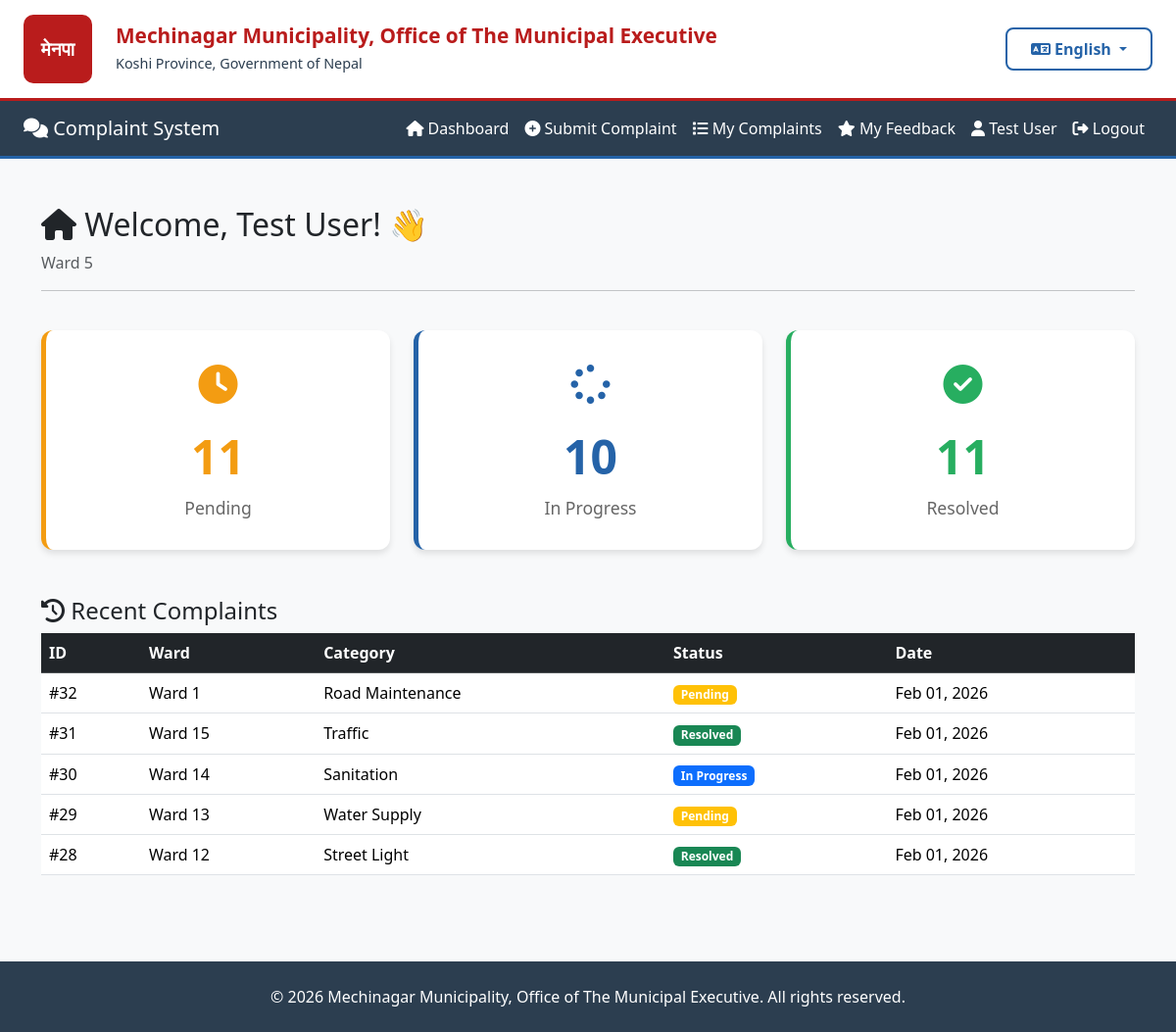
Screenshot of /accounts/dashboard/ (signed in) with the database file from the repository.
### accounts/models.py (models this page shows, shortened)
class User(AbstractUser):
    WARD_CHOICES = [(str(i), f'Ward {i}') for i in range(1, 16)]
    fullname = models.CharField(max_length=200)
    phone = models.CharField(max_length=20, blank=True, null=True)
    address = models.TextField(blank=True, null=True)
    ward = models.CharField(
        max_length=2,
        choices=WARD_CHOICES,
        blank=True,
        null=True,
        help_text="Your ward number (1-15)"
    )
    created_at = models.DateTimeField(auto_now_add=True)
    class Meta:
        db_table = 'users'

### complaints/models.py (models this page shows, shortened)
class Complaint(models.Model):
    STATUS_CHOICES = [
        ('Pending', 'Pending'),
        ('In Progress', 'In Progress'),
        ('Resolved', 'Resolved'),
    ]
    CATEGORY_CHOICES = [
        ('Road Maintenance', 'Road Maintenance'),
        ('Street Light', 'Street Light'),
        ('Water Supply', 'Water Supply'),
        ('Sanitation', 'Sanitation'),
        ('Traffic', 'Traffic'),
        ('Parks', 'Parks & Recreation'),
        ('Other', 'Other'),
    ]
    WARD_CHOICES = [(str(i), f'Ward {i}') for i in range(1, 16)]
    user = models.ForeignKey(
        settings.AUTH_USER_MODEL,
        on_delete=models.CASCADE,
        related_name='complaints'
    )
    ward = models.CharField(
        max_length=2,
        choices=WARD_CHOICES,
        help_text="Select your ward number (1-15)"
    )
    category = models.CharField(max_length=100, choices=CATEGORY_CHOICES)
    description = models.TextField()
    image = models.ImageField(upload_to=complaint_image_path, blank=True, null=True)
    status = models.CharField(max_length=20, choices=STATUS_CHOICES, default='Pending')
    created_at = models.DateTimeField(auto_now_add=True)
    updated_at = models.DateTimeField(auto_now=True)
    class Meta:
        db_table = 'complaints'
        ordering = ['-created_at']
        verbose_name = 'Complaint'
        verbose_name_plural = 'Complaints'
        indexes = [
            models.Index(fields=['status', 'created_at']),
            models.Index(fields=['ward', 'status']),
        ]

### accounts/views.py (the view)
# urls.py: path('dashboard/', views.citizen_dashboard, name='citizen_dashboard'),
def citizen_dashboard(request):
    if not request.user.is_authenticated:
        return redirect('citizen_login')
    from complaints.models import Complaint
    from django.db.models import Count, Q
    stats = Complaint.objects.filter(user=request.user).aggregate(
        pending=Count('id', filter=Q(status='Pending')),
        in_progress=Count('id', filter=Q(status='In Progress')),
        resolved=Count('id', filter=Q(status='Resolved'))
    )
    recent_complaints = Complaint.objects.filter(user=request.user).select_related('user').order_by('-created_at')[:5]
    context = {
        'stats': stats,
        'recent_complaints': recent_complaints
    }
    return render(request, 'accounts/dashboard.html', context)

### core/context_processors.py (called while the page is built)
def language(request):
    lang = request.session.get('language', 'en')
    return {
        'lang': lang,
        'translations': get_lang_dict(lang),
        't': get_lang_dict(lang),  # Shorter alias
    }

### core/translation.py (called while the page is built)
def get_lang_dict(lang='en'):
    return TRANSLATIONS.get(lang, TRANSLATIONS['en'])

### accounts/templates/accounts/dashboard.html (shortened to what this page needs)
{% extends 'base.html' %}
{% block content %}
<div class="container py-4">
    <div class="row mb-4">
        <div class="col-12">
            <h2>
                <i class="fas fa-home"></i> {{ t.welcome }}, {{ user.fullname }}! 👋
            </h2>
            {% if user.ward %}
                <p class="text-muted">{{ t.ward }} {{ user.ward }}</p>
            {% endif %}
            <hr>
        </div>
    </div>
    <div class="row g-4 mb-5">
        <div class="col-md-4">
            <div class="stats-card pending">
                <div class="icon-container">
                    <i class="fas fa-clock" style="color: #f39c12;"></i>
                </div>
                <h2>{{ stats.pending }}</h2>
                <p>{{ t.pending }}</p>
            </div>
        </div>
        <div class="col-md-4">
            <div class="stats-card progress">
                <div class="icon-container">
                    <i class="fas fa-spinner" style="color: #2563a8;"></i>
                </div>
                <h2>{{ stats.in_progress }}</h2>
                <p>{{ t.in_progress }}</p>
            </div>
        </div>
        <div class="col-md-4">
            <div class="stats-card resolved">
                <div class="icon-container">
                    <i class="fas fa-check-circle" style="color: #27ae60;"></i>
                </div>
                <h2>{{ stats.resolved }}</h2>
                <p>{{ t.resolved }}</p>
            </div>
        </div>
    </div>
    <div class="row">
        <div class="col-12">
            <h4><i class="fas fa-history"></i> {{ t.recent_complaints }}</h4>
            {% if recent_complaints %}
                <div class="table-responsive">
                    <table class="table table-hover">
                        <thead class="table-dark">
                            <tr>
                                <th>{{ t.id }}</th>
                                <th>{{ t.ward }}</th>
                                <th>{{ t.category }}</th>
                                <th>{{ t.status }}</th>
                                <th>{{ t.date }}</th>
                            </tr>
                        </thead>
                        <tbody>
                            {% for complaint in recent_complaints %}
                                <tr>
                                    <td>#{{ complaint.id }}</td>
                                    <td>{{ t.ward }} {{ complaint.ward }}</td>
                                    <td>
                                        {% if complaint.category == 'Road Maintenance' %}{{ t.road_maintenance }}
                                        {% elif complaint.category == 'Street Light' %}{{ t.street_light }}
                                        {% elif complaint.category == 'Water Supply' %}{{ t.water_supply }}
                                        {% elif complaint.category == 'Sanitation' %}{{ t.sanitation }}
                                        {% elif complaint.category == 'Traffic' %}{{ t.traffic }}
                                        {% elif complaint.category == 'Parks' %}{{ t.parks }}
                                        {% else %}{{ t.other }}{% endif %}
                                    </td>
                                    <td>
                                        {% if complaint.status == 'Pending' %}
                                            <span class="badge bg-warning">{{ t.pending }}</span>
                                        {% elif complaint.status == 'In Progress' %}
                                            <span class="badge bg-primary">{{ t.in_progress }}</span>
                                        {% else %}
                                            <span class="badge bg-success">{{ t.resolved }}</span>
                                        {% endif %}
                                    </td>
                                    <td>{{ complaint.created_at|date:"M d, Y" }}</td>
                                </tr>
                            {% endfor %}
                        </tbody>
                    </table>
                </div>
            {% else %}
                <div class="alert alert-info">
                    <i class="fas fa-info-circle"></i> {{ t.no_complaints_yet }}
                </div>
            {% endif %}
        </div>
    </div>
</div>
{% endblock %}

### templates/base.html (shortened to what this page needs)
{% load static %}
<!DOCTYPE html>
<html lang="{{ lang }}">
<head>
    <link href="https://cdn.jsdelivr.net/npm/bootstrap@5.3.3/dist/css/bootstrap.min.css" rel="stylesheet">
    <link rel="stylesheet" href="https://cdnjs.cloudflare.com/ajax/libs/font-awesome/6.4.0/css/all.min.css">
</head>
<body class="bg-light">
    <div class="top-header">
        <div class="container-fluid px-4">
            <div class="row align-items-center">
                <div class="col-auto">
                    <div class="municipality-logo" style="background: #b91c1c; color: white; width: 70px; height: 70px; display: flex; align-items: center; justify-content: center; border-radius: 10px; font-weight: bold; font-size: 1.2rem;">
                        मेनपा
                    </div>
                </div>
                <div class="col">
                    <div class="municipality-title">
                        <h1>{{ t.mechinagar_municipality }}</h1>
                        <p>{{ t.koshi_province }}</p>
                    </div>
                </div>
                <div class="col-auto">
                    <div class="language-selector">
                        <div class="dropdown">
                            <button class="btn language-dropdown dropdown-toggle" type="button" data-bs-toggle="dropdown">
                                <i class="fas fa-language"></i>
                                <span id="current-lang">{% if lang == 'ne' %}नेपाली{% else %}English{% endif %}</span>
                            </button>
                        </div>
                    </div>
                </div>
            </div>
        </div>
    </div>
    <nav class="navbar navbar-expand-lg navbar-dark">
        <div class="container-fluid px-4">
            <a class="navbar-brand" href="/">
                <i class="fas fa-comments"></i> {{ t.complaint_system }}
            </a>
            <div class="collapse navbar-collapse" id="navbarNav">
                <ul class="navbar-nav ms-auto">
                    {% if user.is_authenticated %}
                        {% if user.is_staff %}
                            <li class="nav-item">
                                <a class="nav-link" href="{% url 'admin_dashboard' %}">
                                    <i class="fas fa-tachometer-alt"></i> {{ t.dashboard }}
                                </a>
                            </li>
                            <li class="nav-item">
                                <a class="nav-link" href="{% url 'admin_complaint_list' %}">
                                    <i class="fas fa-tasks"></i> {{ t.manage_complaints }}
                                </a>
                            </li>
                            <li class="nav-item">
                                <a class="nav-link" href="{% url 'admin_statistics' %}">
                                    <i class="fas fa-chart-bar"></i> {{ t.statistics }}
                                </a>
                            </li>
                            <li class="nav-item">
                                <a class="nav-link" href="/admin/">
                                    <i class="fas fa-cog"></i> {{ t.admin_panel }}
                                </a>
                            </li>
                        {% else %}
                            <li class="nav-item">
                                <a class="nav-link" href="{% url 'citizen_dashboard' %}">
                                    <i class="fas fa-home"></i> {{ t.dashboard }}
                                </a>
                            </li>
                            <li class="nav-item">
                                <a class="nav-link" href="{% url 'submit_complaint' %}">
                                    <i class="fas fa-plus-circle"></i> {{ t.submit_complaint }}
                                </a>
                            </li>
                            <li class="nav-item">
                                <a class="nav-link" href="{% url 'my_complaints' %}">
                                    <i class="fas fa-list"></i> {{ t.my_complaints }}
                                </a>
                            </li>
                            <li class="nav-item">
                                <a class="nav-link" href="{% url 'my_feedback' %}">
                                    <i class="fas fa-star"></i> {{ t.my_feedback }}
                                </a>
                            </li>
                        {% endif %}
                        <li class="nav-item">
                            <span class="nav-link text-light">
                                <i class="fas fa-user"></i> {{ user.fullname }}
                            </span>
                        </li>
                        <li class="nav-item">
                            <a class="nav-link" href="#" onclick="confirmLogout(event)">
                                <i class="fas fa-sign-out-alt"></i> {{ t.logout }}
                            </a>
                        </li>
                    {% endif %}
                </ul>
            </div>
        </div>
    </nav>
    <div class="container-fluid px-4 mt-4">
        {% block content %}{% endblock %}
    </div>
    <footer class="mt-5 py-4" style="background-color: #2c3e50; color: white;">
        <div class="container text-center">
            <p class="mb-0">© {% now "Y" %} {{ t.mechinagar_municipality }}. {% if lang == 'ne' %}सर्वाधिकार सुरक्षित{% else %}All rights reserved{% endif %}.</p>
        </div>
    </footer>
</body>
</html>

### templates/base.html (style rules this page uses)
.top-header { background-color: white; padding: 15px 0; border-bottom: 3px solid #b91c1c; box-shadow: 0 2px 4px rgba(0,0,0,0.05); }
.municipality-logo { height: 70px; width: auto; }
.municipality-title h1 { color: #b91c1c; font-size: 1.3rem; font-weight: 700; margin: 0; line-height: 1.2; }
.municipality-title p { color: #2c3e50; font-size: 0.9rem; margin: 5px 0 0 0; }
.language-selector { position: relative; }
.language-dropdown { min-width: 150px; border: 2px solid #2563a8; border-radius: 8px; background: white; color: #2563a8; font-weight: 600; padding: 8px 15px; cursor: pointer; transition: all 0.3s ease; }
.navbar { background: #2c3e50 !important; border-bottom: 3px solid #2563a8; }
.nav-link { color: white !important; transition: all 0.3s ease; }

### accounts/templates/accounts/dashboard.html (style rules this page uses)
.stats-card { background: white; border-radius: 12px; padding: 30px; text-align: center; box-shadow: 0 4px 6px rgba(0,0,0,0.1); transition: all 0.3s ease; border-left: 5px solid; height: 100%; min-height: 180px; display: flex; flex-direction: column; justify-content: center; }
.stats-card.pending { border-color: #f39c12; }
.stats-card.progress { border-color: #2563a8; }
.stats-card.resolved { border-color: #27ae60; }
.stats-card .icon-container { margin-bottom: 10px; height: 50px; display: flex; align-items: center; justify-content: center; }
.stats-card .icon-container i { font-size: 2.5rem; }
.stats-card h2 { font-size: 3rem; font-weight: 700; margin: 10px 0; }
.stats-card.pending h2 { color: #f39c12; }
.stats-card.progress h2 { color: #2563a8; }
.stats-card.resolved h2 { color: #27ae60; }
.stats-card p { color: #666; margin: 0; font-size: 1.1rem; font-weight: 500; }

### rows the page displays
User: fullname "Test User", ward "5"
Complaint: in_progress "In Progress", id "30", ward "Ward", ward "14", sanitation "Sanitation", created_at "Feb 01, 2026"
Complaint: id "32", ward "Ward", ward "1", road_maintenance "Road Maintenance", pending "Pending", created_at "Feb 01, 2026"
Complaint: id "31", ward "Ward", ward "15", traffic "Traffic", resolved "Resolved", created_at "Feb 01, 2026"
Complaint: id "29", ward "Ward", ward "13", water_supply "Water Supply", pending "Pending", created_at "Feb 01, 2026"
Complaint: id "28", ward "Ward", ward "12", street_light "Street Light", resolved "Resolved", created_at "Feb 01, 2026"

### other values shown
{{ t.mechinagar_municipality }} "Mechinagar Municipality, Office of The Municipal Executive"
{{ t.koshi_province }} "Koshi Province, Government of Nepal"
{{ t.complaint_system }} "Complaint System"
{{ t.dashboard }} "Dashboard"
{{ t.submit_complaint }} "Submit Complaint"
{{ t.my_complaints }} "My Complaints"
{{ t.my_feedback }} "My Feedback"
{{ t.logout }} "Logout"
{{ t.welcome }} "Welcome"
{{ t.ward }} "Ward"
{{ stats.pending }} "11"
{{ t.pending }} "Pending"
{{ stats.in_progress }} "10"
{{ stats.resolved }} "11"
{{ t.resolved }} "Resolved"
